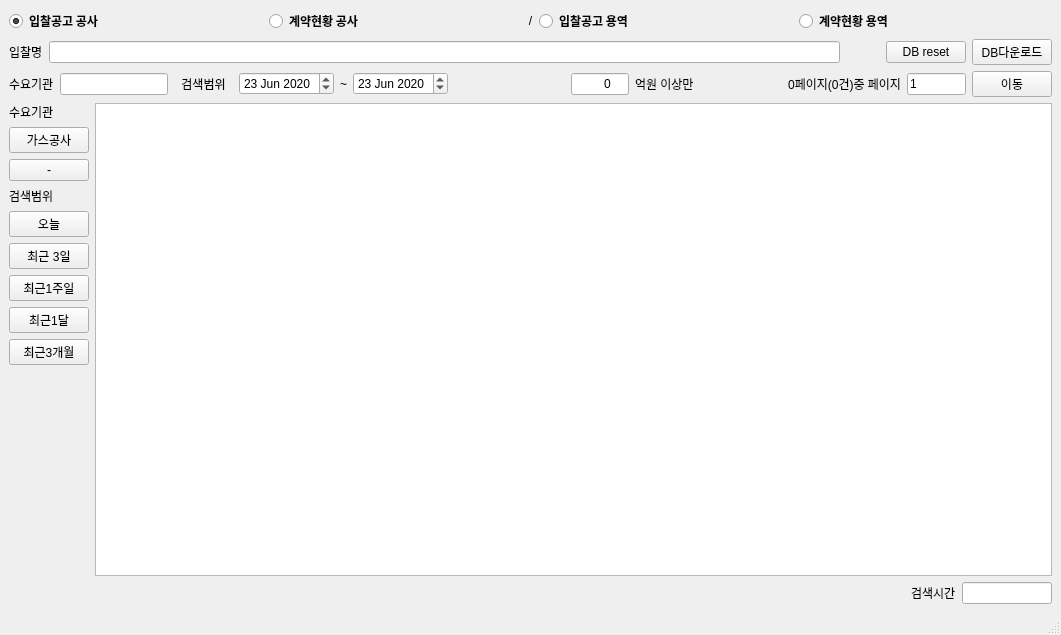
<?xml version="1.0" encoding="UTF-8"?>
<ui version="4.0">
 <class>MainWindow</class>
 <widget class="QMainWindow" name="MainWindow">
  <property name="geometry">
   <rect>
    <x>0</x>
    <y>0</y>
    <width>1061</width>
    <height>635</height>
   </rect>
  </property>
  <property name="windowTitle">
   <string>MainWindow</string>
  </property>
  <widget class="QWidget" name="centralwidget">
   <layout class="QGridLayout" name="gridLayout_2">
    <item row="5" column="0">
     <layout class="QGridLayout" name="gridLayout" columnstretch="0,1,0,0,0,0">
      <property name="sizeConstraint">
       <enum>QLayout::SetNoConstraint</enum>
      </property>
      <item row="1" column="4">
       <widget class="QPushButton" name="pushButton_del">
        <property name="text">
         <string>DB reset</string>
        </property>
       </widget>
      </item>
      <item row="1" column="5">
       <widget class="QPushButton" name="pushButton">
        <property name="text">
         <string>DB다운로드</string>
        </property>
       </widget>
      </item>
      <item row="1" column="1" colspan="2">
       <widget class="QLineEdit" name="lineEdit">
        <property name="text">
         <string/>
        </property>
       </widget>
      </item>
      <item row="1" column="0">
       <widget class="QLabel" name="label_5">
        <property name="text">
         <string>입찰명</string>
        </property>
       </widget>
      </item>
      <item row="1" column="3">
       <spacer name="horizontalSpacer_2">
        <property name="orientation">
         <enum>Qt::Horizontal</enum>
        </property>
        <property name="sizeHint" stdset="0">
         <size>
          <width>40</width>
          <height>20</height>
         </size>
        </property>
       </spacer>
      </item>
     </layout>
    </item>
    <item row="0" column="0">
     <layout class="QHBoxLayout" name="horizontalLayout_2" stretch="1,1,0,1,1">
      <item>
       <widget class="QRadioButton" name="radioButton_bidC">
        <property name="font">
         <font>
          <family>Arial Black</family>
          <weight>75</weight>
          <bold>true</bold>
         </font>
        </property>
        <property name="text">
         <string>입찰공고 공사</string>
        </property>
        <property name="checked">
         <bool>true</bool>
        </property>
       </widget>
      </item>
      <item>
       <widget class="QRadioButton" name="radioButton_ctrC">
        <property name="font">
         <font>
          <family>Arial Black</family>
          <weight>75</weight>
          <bold>true</bold>
         </font>
        </property>
        <property name="text">
         <string>계약현황 공사</string>
        </property>
       </widget>
      </item>
      <item>
       <widget class="QLabel" name="label_10">
        <property name="text">
         <string>/</string>
        </property>
        <property name="alignment">
         <set>Qt::AlignCenter</set>
        </property>
       </widget>
      </item>
      <item>
       <widget class="QRadioButton" name="radioButton_bidE">
        <property name="font">
         <font>
          <family>Arial Black</family>
          <weight>75</weight>
          <bold>true</bold>
         </font>
        </property>
        <property name="text">
         <string>입찰공고 용역</string>
        </property>
       </widget>
      </item>
      <item>
       <widget class="QRadioButton" name="radioButton_ctrE">
        <property name="font">
         <font>
          <family>Arial Black</family>
          <weight>75</weight>
          <bold>true</bold>
         </font>
        </property>
        <property name="text">
         <string>계약현황 용역</string>
        </property>
       </widget>
      </item>
     </layout>
    </item>
    <item row="9" column="0" rowspan="2">
     <layout class="QHBoxLayout" name="horizontalLayout_3" stretch="0,0,2,0,0,2,4,2,0,3,3,2,0">
      <item>
       <widget class="QLabel" name="label_4">
        <property name="text">
         <string>수요기관</string>
        </property>
       </widget>
      </item>
      <item>
       <widget class="QLineEdit" name="lineEdit_dminsttNm"/>
      </item>
      <item>
       <widget class="QLabel" name="label_2">
        <property name="text">
         <string>검색범위</string>
        </property>
        <property name="alignment">
         <set>Qt::AlignCenter</set>
        </property>
       </widget>
      </item>
      <item>
       <widget class="QDateEdit" name="dateEdit_start">
        <property name="date">
         <date>
          <year>2020</year>
          <month>6</month>
          <day>23</day>
         </date>
        </property>
       </widget>
      </item>
      <item>
       <widget class="QLabel" name="label">
        <property name="text">
         <string>~</string>
        </property>
       </widget>
      </item>
      <item>
       <widget class="QDateEdit" name="dateEdit_end">
        <property name="date">
         <date>
          <year>2020</year>
          <month>6</month>
          <day>23</day>
         </date>
        </property>
       </widget>
      </item>
      <item>
       <spacer name="horizontalSpacer_4">
        <property name="orientation">
         <enum>Qt::Horizontal</enum>
        </property>
        <property name="sizeHint" stdset="0">
         <size>
          <width>40</width>
          <height>20</height>
         </size>
        </property>
       </spacer>
      </item>
      <item>
       <widget class="QLineEdit" name="lineEdit_minVal">
        <property name="enabled">
         <bool>true</bool>
        </property>
        <property name="autoFillBackground">
         <bool>false</bool>
        </property>
        <property name="inputMask">
         <string>00000</string>
        </property>
        <property name="text">
         <string>0</string>
        </property>
        <property name="maxLength">
         <number>5</number>
        </property>
        <property name="frame">
         <bool>true</bool>
        </property>
        <property name="cursorPosition">
         <number>0</number>
        </property>
        <property name="alignment">
         <set>Qt::AlignRight|Qt::AlignTrailing|Qt::AlignVCenter</set>
        </property>
        <property name="readOnly">
         <bool>false</bool>
        </property>
        <property name="placeholderText">
         <string/>
        </property>
        <property name="clearButtonEnabled">
         <bool>false</bool>
        </property>
       </widget>
      </item>
      <item>
       <widget class="QLabel" name="label_9">
        <property name="text">
         <string>억원 이상만</string>
        </property>
       </widget>
      </item>
      <item>
       <spacer name="horizontalSpacer">
        <property name="orientation">
         <enum>Qt::Horizontal</enum>
        </property>
        <property name="sizeHint" stdset="0">
         <size>
          <width>40</width>
          <height>20</height>
         </size>
        </property>
       </spacer>
      </item>
      <item>
       <widget class="QLabel" name="label_3">
        <property name="text">
         <string>0페이지(0건)중 페이지</string>
        </property>
        <property name="alignment">
         <set>Qt::AlignRight|Qt::AlignTrailing|Qt::AlignVCenter</set>
        </property>
       </widget>
      </item>
      <item>
       <widget class="QLineEdit" name="lineEdit_curPage">
        <property name="text">
         <string>1</string>
        </property>
       </widget>
      </item>
      <item>
       <widget class="QPushButton" name="pushButton_move">
        <property name="text">
         <string>이동</string>
        </property>
       </widget>
      </item>
     </layout>
    </item>
    <item row="14" column="0">
     <layout class="QHBoxLayout" name="horizontalLayout" stretch="10,0,1">
      <item>
       <spacer name="horizontalSpacer_3">
        <property name="orientation">
         <enum>Qt::Horizontal</enum>
        </property>
        <property name="sizeHint" stdset="0">
         <size>
          <width>40</width>
          <height>20</height>
         </size>
        </property>
       </spacer>
      </item>
      <item>
       <widget class="QLabel" name="label_8">
        <property name="text">
         <string>검색시간</string>
        </property>
       </widget>
      </item>
      <item>
       <widget class="QLineEdit" name="lineEdit_time"/>
      </item>
     </layout>
    </item>
    <item row="12" column="0">
     <layout class="QGridLayout" name="gridLayout_3">
      <item row="1" column="0">
       <widget class="QLabel" name="label_6">
        <property name="text">
         <string>수요기관</string>
        </property>
       </widget>
      </item>
      <item row="10" column="0">
       <spacer name="verticalSpacer">
        <property name="orientation">
         <enum>Qt::Vertical</enum>
        </property>
        <property name="sizeHint" stdset="0">
         <size>
          <width>20</width>
          <height>40</height>
         </size>
        </property>
       </spacer>
      </item>
      <item row="3" column="0">
       <widget class="QPushButton" name="pushButton_3">
        <property name="text">
         <string>-</string>
        </property>
       </widget>
      </item>
      <item row="2" column="0">
       <widget class="QPushButton" name="pushButton_kogas">
        <property name="text">
         <string>가스공사</string>
        </property>
       </widget>
      </item>
      <item row="7" column="0">
       <widget class="QPushButton" name="pushButton_1week">
        <property name="text">
         <string>최근1주일</string>
        </property>
       </widget>
      </item>
      <item row="5" column="0">
       <widget class="QPushButton" name="pushButton_today">
        <property name="text">
         <string>오늘</string>
        </property>
       </widget>
      </item>
      <item row="9" column="0">
       <widget class="QPushButton" name="pushButton_3months">
        <property name="text">
         <string>최근3개월</string>
        </property>
       </widget>
      </item>
      <item row="4" column="0">
       <widget class="QLabel" name="label_7">
        <property name="text">
         <string>검색범위</string>
        </property>
       </widget>
      </item>
      <item row="8" column="0">
       <widget class="QPushButton" name="pushButton_1month">
        <property name="text">
         <string>최근1달</string>
        </property>
       </widget>
      </item>
      <item row="6" column="0">
       <widget class="QPushButton" name="pushButton_3days">
        <property name="text">
         <string>최근 3일</string>
        </property>
       </widget>
      </item>
      <item row="1" column="1" rowspan="10">
       <widget class="QTableWidget" name="tableWidget"/>
      </item>
     </layout>
    </item>
   </layout>
  </widget>
  <widget class="QMenuBar" name="menubar">
   <property name="geometry">
    <rect>
     <x>0</x>
     <y>0</y>
     <width>1061</width>
     <height>21</height>
    </rect>
   </property>
  </widget>
  <widget class="QStatusBar" name="statusbar"/>
 </widget>
 <resources/>
 <connections/>
</ui>
